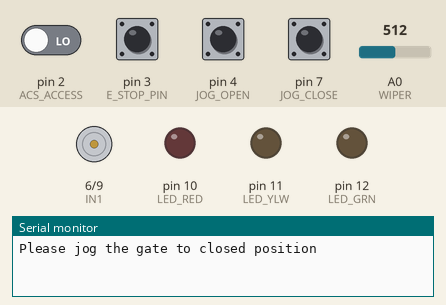
Simulated run of this sketch. Board: Arduino Nano, built with avr-gcc and run on an emulated ATmega328P. Shown: motor-driver pin pairs drawn as motors (green arrow = first pin HIGH = forward, orange = second pin HIGH = backward, longer = more drive, scaled by the enable pin), output pins drawn as LEDs (lit = HIGH), the last lines printed to the serial monitor. The inputs (shaded band) are chosen by the test bench; at power-on: pin 3 (E_STOP_PIN), pin 4 (JOG_OPEN), pin 7 (JOG_CLOSE) HIGH, pin 2 (ACS_ACCESS) LOW, A0 (WIPER) = 512. EEPROM starts erased.

Above: at 0.8 s.
0.9 s: pin 7 (JOG_CLOSE) pulled LOW for 0.15 s
At 1.7 s:
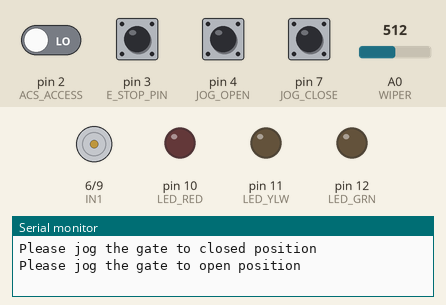
2.5 s: pin 4 (JOG_OPEN) pulled LOW for 0.15 s
At 2.9 s:
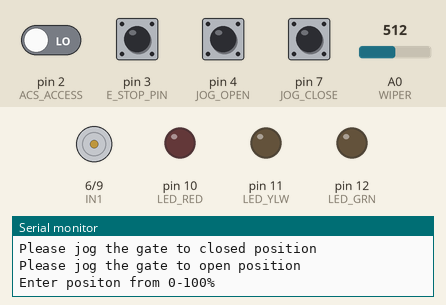
Timing chart, 0 to 5.5 s (numbered marks = the images above; inputs shaded):
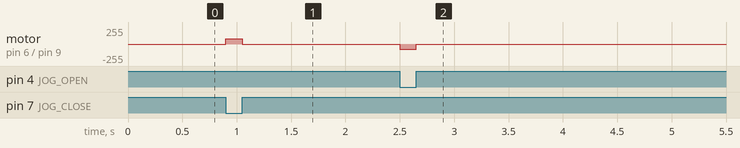

The sketch:

blastGate.ino
```cpp
// C++ code
#include <EEPROM.h>

//#define SKIP_CALIBRATION 'yesplz'
static const bool COMPILETIME_CALIBRATION = false;

// pin definitions for soldered hardware (rev 2026-04-08)
// pin definitions - a representation of the hardware as it is wired today.
// 15-pin connector
    static const uint8_t RX = 0; // pin RX0
    static const uint8_t TX = 1; // pin TX1
    static const uint8_t ACS_ACCESS = 2; //pin D2
    //static const uint8_t BUSIO1 = ; //Tom asked to express the gate status on a binary signal, but we haven't sorted that out yet.
// devices on board - HARDWARE NOT INSTALLED AS OF 2026-04-08
    static const uint8_t E_STOP_PIN = 3;
    static const uint8_t LED_RED = 10;
    static const uint8_t LED_YLW = 11;
    static const uint8_t LED_GRN = 12;
    // TODO: add hardware for powered-on manual override with 3-position ON-OFF-ON switch
    static const uint8_t JOG_OPEN = 4;
    static const uint8_t JOG_CLOSE = 7;
// connections to L298N subassembly
    static const uint8_t ENA = 5; //warning: older code assumes ENA was wired to pin 9 instead of 5
    static const uint8_t IN1 = 6;
    static const uint8_t IN2 = 9; //warning: older code assumes IN2 was wired to pin 5 instead of 9
// connections to Linear Actuator Servo
    static const uint8_t WIPER = A0;

// state machine variables
// we should be switching to state machines as we progress
// more robust code that will prevent future spaghetti code
enum motorStateEnum {IDLE, MOVING, ESTOP} state, prevState;
volatile bool isNewState; //checks if state changes
volatile bool estopPressed = false;  //estop state
int targetPercent;
int targetPos;
volatile bool acsAccessChanged = false; //set by ISR on any edge
int openSetpoint = 50; //TODO: updated from serial by Vincen's branch

//wiper calibration
uint16_t wiperMin;
uint16_t wiperMax;
const uint32_t wiper_calibration_magic = 0xBE291A1; //change this value to force recalibration after flashing new firmware
const uint16_t wiper_calibration_addr = 0x318; //between 0x200 and 0x400 to fit in unused area of Arduino Nano EEPROM
struct WiperCalibration {
    uint32_t magic;
    uint16_t minVal;
    uint16_t maxVal;
};

int currentPos = 0;
int currentPercent = 0;
const int minSpeed = 80; //physical minimum is 50 but it buzzes so 80 is safer
int error;
int speed;
const int deadband = 0;
int kp = 1.5;

void estopISR() //handler for estop interrupt
{
  estopPressed = true; //triggers interrupt flag
}
void acsAccessISR()
{
  acsAccessChanged = true;
}

void motorExtend(int speed)
{
  digitalWrite(IN1, LOW);
  digitalWrite(IN2, HIGH); //extends motor forward
  analogWrite(ENA, speed);
}
void motorRetract(int speed)
{
  digitalWrite(IN1, HIGH); //retracts motor backward
  digitalWrite(IN2, LOW);
  analogWrite(ENA, speed);
}
void motorStop()
{
  digitalWrite(IN1, LOW);
  digitalWrite(IN2, LOW);
  analogWrite(ENA, 0);
}

void setup()
{
  Serial.begin(4800); //baud rate of ESP32
  pinMode(ACS_ACCESS, INPUT);
  attachInterrupt(digitalPinToInterrupt(ACS_ACCESS), acsAccessISR, CHANGE);
  pinMode(E_STOP_PIN, INPUT_PULLUP); //moved LEDS to other pins, 2 and 3 have hardware interrupt which we need
  attachInterrupt(digitalPinToInterrupt(E_STOP_PIN), estopISR, FALLING); //enables hardware interrupt on 2, falling edge, triggers estop ISR
  pinMode(JOG_OPEN, INPUT_PULLUP);
  pinMode(JOG_CLOSE, INPUT_PULLUP);
  pinMode(LED_RED, OUTPUT); //RED LED BACKWARD
  pinMode(LED_YLW, OUTPUT); //YELLOW LED IDLE
  pinMode(LED_GRN, OUTPUT); //GREEN LED FORWARD
  pinMode(IN2, OUTPUT); //negative motor term
  pinMode(IN1, OUTPUT); //positive motor term
  pinMode(ENA, OUTPUT); //pwm pin
  pinMode(WIPER, INPUT); //potentiometer reading pin

#ifdef SKIP_CALIBRATION
  // Skip calibration; use conservative near-center values for bench testing.
  // Actual travel limits are unknown, so movement is constrained to a narrow
  // band around midscale to avoid hard-stopping the actuator.
  wiperMin = 412;
  wiperMax = 612;
#else
  {  //wiper calibration block
    WiperCalibration cal;
    EEPROM.get(wiper_calibration_addr, cal);
    if (cal.magic == wiper_calibration_magic) {
      wiperMin = cal.minVal;
      wiperMax = cal.maxVal;
    } else {
      if(COMPILETIME_CALIBRATION) {
        wiperMin = 145;
        wiperMax = 660;
      } else {
        //TODO: get the user's attention that calibration is needed. Even if serial is not connected.
        // LEDs? Morse code C on the builtin LED?
        Serial.println("Please jog the gate to closed position");
        //wait/poll for closing to finish
        {
          bool jog_close_was_pressed = false;
          while (!jog_close_was_pressed || !digitalRead(JOG_CLOSE)) {
            if (!digitalRead(JOG_CLOSE)) {
              motorRetract(minSpeed);
              jog_close_was_pressed = true;
            } else if (!digitalRead(JOG_OPEN)) {
              motorExtend(minSpeed);
            } else {
              motorStop();
            }
          }
        }
        wiperMin = analogRead(WIPER);
        Serial.println("Please jog the gate to open position");
        //wait/poll for opening to finish
        {
          bool jog_open_was_pressed = false;
          while (!jog_open_was_pressed || !digitalRead(JOG_OPEN)) {
            if (!digitalRead(JOG_OPEN)) {
              motorExtend(minSpeed);
              jog_open_was_pressed = true;
            } else if (!digitalRead(JOG_CLOSE)) {
              motorRetract(minSpeed);
            } else {
              motorStop();
            }
          }
        }
        wiperMax = analogRead(WIPER);
      }

      //save calibration
      cal.magic = wiper_calibration_magic;
      cal.minVal = wiperMin;
      cal.maxVal = wiperMax;
      EEPROM.put(wiper_calibration_addr, cal);
    }
  }
#endif // SKIP_CALIBRATION

  state = IDLE;       //sets initial state at origin
  prevState = ESTOP;  //arbitrary prevState
}

void loop() {
  if (estopPressed) {
    state = ESTOP; //retracts actuator back to start position
    estopPressed = false; //release estop
  }
  if (acsAccessChanged) {
    acsAccessChanged = false;
    if (digitalRead(ACS_ACCESS)) {
      targetPercent = openSetpoint;
    } else {
      targetPercent = 0;
    }
    if (state == IDLE) state = MOVING;
  }
  if (Serial.available()) {
    if (Serial.peek() == int('?')) {  //READ case
      while (Serial.available()) { Serial.read(); }
      Serial.println(analogRead(WIPER));
    } else if (!isDigit(Serial.peek())) { // discard non-digit, non-'?' (e.g. stray \r\n)
      Serial.read();
    } else { //WRITE setpoint case
      targetPercent = Serial.parseInt();  //reads integers only, but the /n remains
      //TODO: Vincent — replace this with ACS communication protocol
      while (Serial.available())  //clears /n by reading the serial again
      {
        Serial.read();  //reads the serial which is usually /n and clears it
                        //** somethign to note: if user puts a float, it will run the integer half and the decimal half
      }
      targetPercent = constrain(targetPercent, 0, 100);            //clamps targetPercent to a range
      targetPos = map(targetPercent, 0, 100, wiperMin, wiperMax);  //maps the percent given to an analog reading 0-1023
      Serial.print("Percent set:");
      Serial.println(targetPercent);  //print target percent
      openSetpoint = targetPercent;   //use serial to set the opening amount
      Serial.print("Position set:");
      Serial.println(targetPos);  //print target pos
      if (state == IDLE) state = MOVING; //goes to moving section
    }
  }
  isNewState = (state != prevState);
  switch (state) {
    case IDLE:
      if (isNewState) Serial.println("Enter positon from 0-100%");
      break;
    case MOVING:
      targetPos = map(targetPercent, 0, 100, wiperMin, wiperMax);
      error = targetPos - currentPos; //error is difference between target and current for controls, doubles as a comparison, + = extend, - = retract
      speed = map(abs(error), 0, 100, minSpeed, 255); //proportional speed to error distance, P
      //usually 1023 but i put 100 so that it goes max speed thne slows down when it gets closer instead of gradual
      speed = constrain(speed, minSpeed, 255); //safety constraint
      if (error > deadband) //targetpos is greater than currentpos, extend, deadband for small errors
      {
        motorExtend(speed); //keeps extending until current reaches target
      }
      else if (error < -deadband) //targetpos is less than currentpos, retract
      {
        motorRetract(speed); //keeps retracting until current reaches target
      }
      else
      {
        motorStop(); //stop motor
        state = IDLE; //wait for next command
      }
      break;
    case ESTOP:
      motorStop(); //stops motor
      break;
    default: state = IDLE;
  }
  prevState = state; //changes state to previous

  currentPos = analogRead(WIPER); //position reading, analog 0 - 1023
  currentPercent = map(currentPos, wiperMin, wiperMax, 0, 100); //percent reading, changes current to percent reading (debug for now)
}
```

Measured:
- after the input at 0.9 s, motor on pin 6 (IN1) / pin 9 (IN2): stopped → forward 80/255 at once, → stopped 0.15 s later
- after the input at 2.5 s, motor on pin 6 (IN1) / pin 9 (IN2): stopped → backward 80/255 at once, → stopped 0.15 s later
